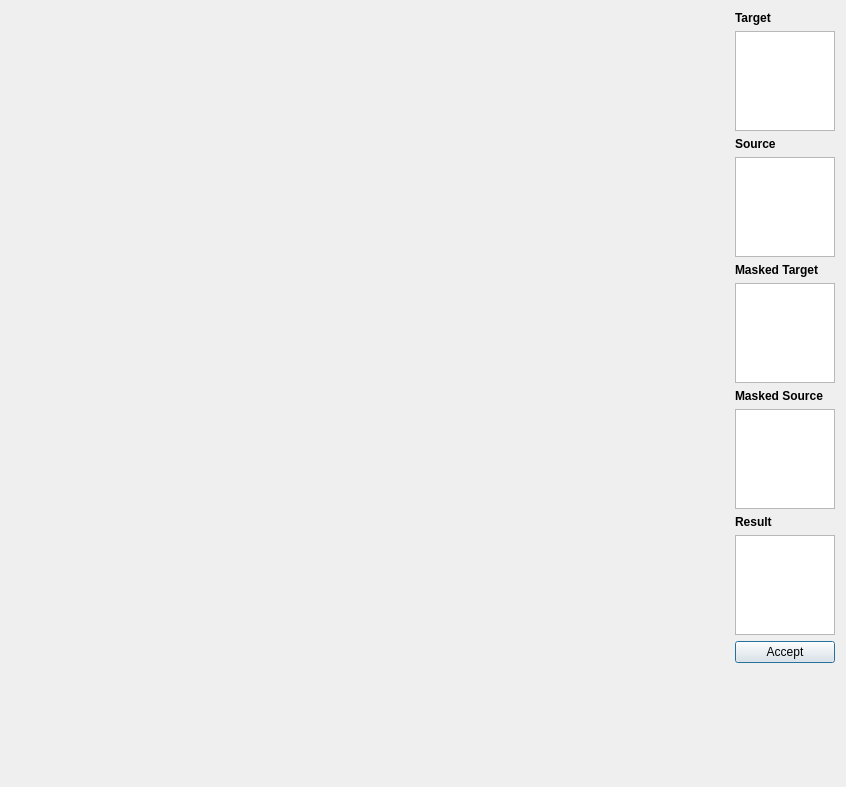
<?xml version="1.0" encoding="UTF-8"?>
<ui version="4.0">
 <class>ManualPatchSelectionDialog</class>
 <widget class="QDialog" name="ManualPatchSelectionDialog">
  <property name="geometry">
   <rect>
    <x>0</x>
    <y>0</y>
    <width>846</width>
    <height>787</height>
   </rect>
  </property>
  <property name="windowTitle">
   <string>Manual Patch Selection</string>
  </property>
  <layout class="QHBoxLayout" name="horizontalLayout_2">
   <item>
    <layout class="QHBoxLayout" name="horizontalLayout" stretch="6,1">
     <item>
      <layout class="QVBoxLayout" name="verticalLayout_2" stretch="9">
       <property name="sizeConstraint">
        <enum>QLayout::SetNoConstraint</enum>
       </property>
       <item>
        <widget class="QVTKWidget" name="qvtkWidget"/>
       </item>
      </layout>
     </item>
     <item>
      <layout class="QVBoxLayout" name="verticalLayout_6">
       <item>
        <layout class="QHBoxLayout" name="horizontalLayout_4">
         <item>
          <widget class="QLabel" name="label_4">
           <property name="font">
            <font>
             <weight>75</weight>
             <bold>true</bold>
            </font>
           </property>
           <property name="text">
            <string>Target</string>
           </property>
          </widget>
         </item>
        </layout>
       </item>
       <item>
        <widget class="QGraphicsView" name="gfxTarget">
         <property name="enabled">
          <bool>true</bool>
         </property>
         <property name="maximumSize">
          <size>
           <width>100</width>
           <height>100</height>
          </size>
         </property>
         <property name="baseSize">
          <size>
           <width>50</width>
           <height>50</height>
          </size>
         </property>
         <property name="verticalScrollBarPolicy">
          <enum>Qt::ScrollBarAlwaysOff</enum>
         </property>
         <property name="horizontalScrollBarPolicy">
          <enum>Qt::ScrollBarAlwaysOff</enum>
         </property>
         <property name="backgroundBrush">
          <brush brushstyle="NoBrush">
           <color alpha="255">
            <red>0</red>
            <green>0</green>
            <blue>0</blue>
           </color>
          </brush>
         </property>
        </widget>
       </item>
       <item>
        <layout class="QHBoxLayout" name="horizontalLayout_5">
         <item>
          <widget class="QLabel" name="label_3">
           <property name="font">
            <font>
             <weight>75</weight>
             <bold>true</bold>
            </font>
           </property>
           <property name="text">
            <string>Source</string>
           </property>
          </widget>
         </item>
        </layout>
       </item>
       <item>
        <widget class="QGraphicsView" name="gfxSource">
         <property name="maximumSize">
          <size>
           <width>100</width>
           <height>100</height>
          </size>
         </property>
         <property name="baseSize">
          <size>
           <width>50</width>
           <height>50</height>
          </size>
         </property>
         <property name="verticalScrollBarPolicy">
          <enum>Qt::ScrollBarAlwaysOff</enum>
         </property>
         <property name="horizontalScrollBarPolicy">
          <enum>Qt::ScrollBarAlwaysOff</enum>
         </property>
         <property name="backgroundBrush">
          <brush brushstyle="NoBrush">
           <color alpha="255">
            <red>0</red>
            <green>0</green>
            <blue>0</blue>
           </color>
          </brush>
         </property>
        </widget>
       </item>
       <item>
        <widget class="QLabel" name="label">
         <property name="font">
          <font>
           <weight>75</weight>
           <bold>true</bold>
          </font>
         </property>
         <property name="text">
          <string>Masked Target</string>
         </property>
        </widget>
       </item>
       <item>
        <widget class="QGraphicsView" name="gfxMaskedTarget">
         <property name="maximumSize">
          <size>
           <width>100</width>
           <height>100</height>
          </size>
         </property>
        </widget>
       </item>
       <item>
        <widget class="QLabel" name="label_2">
         <property name="font">
          <font>
           <weight>75</weight>
           <bold>true</bold>
          </font>
         </property>
         <property name="text">
          <string>Masked Source</string>
         </property>
        </widget>
       </item>
       <item>
        <widget class="QGraphicsView" name="gfxMaskedSource">
         <property name="maximumSize">
          <size>
           <width>100</width>
           <height>100</height>
          </size>
         </property>
        </widget>
       </item>
       <item>
        <widget class="QLabel" name="label_11">
         <property name="font">
          <font>
           <weight>75</weight>
           <bold>true</bold>
          </font>
         </property>
         <property name="text">
          <string>Result</string>
         </property>
        </widget>
       </item>
       <item>
        <widget class="QGraphicsView" name="gfxResult">
         <property name="maximumSize">
          <size>
           <width>100</width>
           <height>100</height>
          </size>
         </property>
         <property name="backgroundBrush">
          <brush brushstyle="NoBrush">
           <color alpha="255">
            <red>0</red>
            <green>0</green>
            <blue>0</blue>
           </color>
          </brush>
         </property>
        </widget>
       </item>
       <item>
        <widget class="QPushButton" name="btnAccept">
         <property name="text">
          <string>Accept</string>
         </property>
        </widget>
       </item>
       <item>
        <spacer name="verticalSpacer">
         <property name="orientation">
          <enum>Qt::Vertical</enum>
         </property>
         <property name="sizeHint" stdset="0">
          <size>
           <width>20</width>
           <height>40</height>
          </size>
         </property>
        </spacer>
       </item>
      </layout>
     </item>
    </layout>
   </item>
  </layout>
 </widget>
 <customwidgets>
  <customwidget>
   <class>QVTKWidget</class>
   <extends>QWidget</extends>
   <header>QVTKWidget.h</header>
  </customwidget>
 </customwidgets>
 <resources/>
 <connections/>
</ui>
